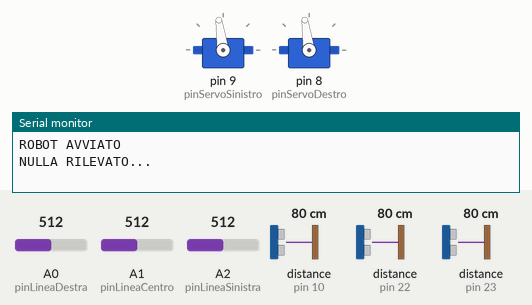
A sketch run on a simulated Arduino Mega 2560, built with avr-gcc and run on an emulated ATmega2560. On the bench: 2 × servo, the last lines printed to the serial monitor. Wiring (inferred from the names in the program): 3 × ultrasonic range finder: trigger pin 2, echo pin 10 / trigger pin 3, echo pin 22 / trigger pin 4, echo pin 23. The inputs (shaded band) are chosen by the test bench; at power-on: distance to the obstacle (sensors on pin 10, pin 22, pin 23) 80 cm, A0 (pinLineaDestra) = 512, A1 (pinLineaCentro) = 512, A2 (pinLineaSinistra) = 512. The echo pulse lasts 58.3 µs per cm.

Above: at 6.6 s.
6.7 s: distance to the obstacle (sensor on pin 10) set to 2 cm
At 7.3 s:
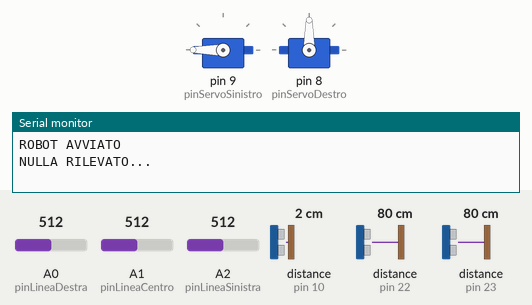
8.2 s: distance to the obstacle (sensor on pin 22) set to 2 cm
At 8.9 s:
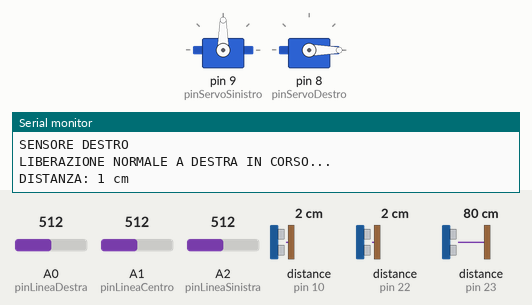
10.0 s: A0 (pinLineaDestra) set to 166
11.5 s: A0 (pinLineaDestra) set to 136
At 12.6 s:
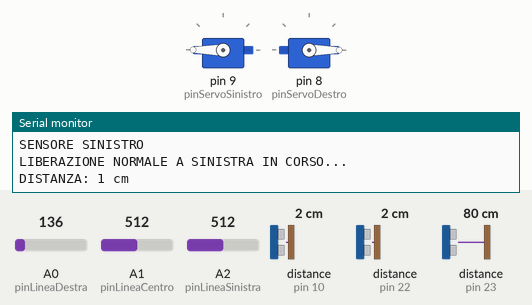
13.1 s: A0 (pinLineaDestra) set to 306
At 13.9 s:
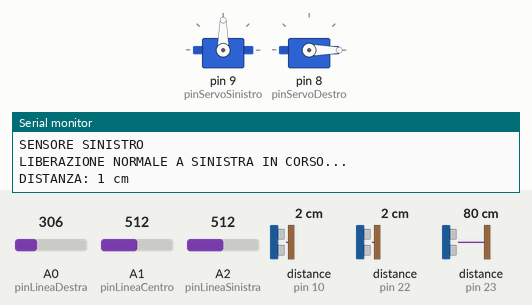
14.6 s: distance to the obstacle (sensor on pin 23) set to 299 cm
Timing chart, 0 to 17.6 s (numbered marks = the images above; inputs shaded):
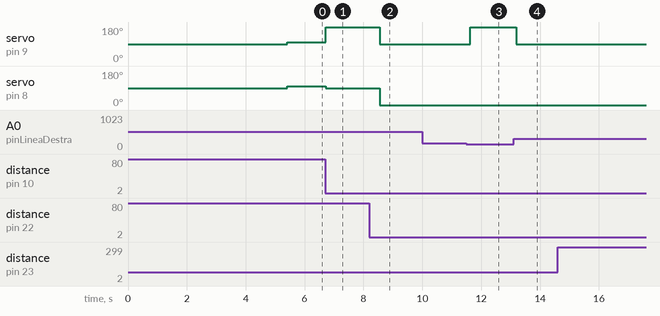

Measured:
- the behaviour switches between 150 and 149 on A0 (pinLineaDestra) (found by bisection; images 2 and 3)
- after the input at 6.7 s, servo on pin 9 (pinServoSinistro): 98° → 180° at once; servo on pin 8 (pinServoDestro): 98° → 90° at once
- after the input at 8.2 s, servo on pin 9 (pinServoSinistro): 180° → 90° after 0.35 s; servo on pin 8 (pinServoDestro): 90° → 0° after 0.35 s
- after the input at 11.5 s, servo on pin 9 (pinServoSinistro): 90° → 180° after 0.12 s
- after the input at 13.1 s, servo on pin 9 (pinServoSinistro): 180° → 90° after 0.09 s

The sketch:

sumo.ino
```cpp
#include <Servo.h>

/*
   Marco Luini
   30/01/2026
  Versione finale completa
*/

// ================= SERVOMOTORI =================
Servo servoSinistro;
Servo servoDestro;

const int pinServoSinistro = 9;
const int pinServoDestro   = 8;


// ================= SENSORI LINEA =================
const int pinLineaSinistra = A2;
const int pinLineaCentro   = A1;
const int pinLineaDestra   = A0;

const int SOGLIA_LINEA = 150; // fino a 150 è bianco sopra è nero


// ================= SENSORI ULTRASUONI =================
const int trigFronte = 4;
const int echoFronte = 23;

const int trigSinistra = 3;
const int echoSinistra = 22;

const int trigDestra = 2;
const int echoDestra = 10;

const int DISTANZA_NEMICO = 30; // distanza massima per considerare il nemico (cm)

const int DISTANZA_LIBERAZIONE_NORMALE = 8; // distanza per considerare il nemico (cm) in situazione di bloccaggio laterale sensore contro sensore

const int DISTANZA_MIN_FRONTALE_BLOCCO_GIRO = 1; // distanza min frontale per considerare il nemico (cm) in situazione di bloccaggio dove tutti e due girano nella stessa direzione
const int DISTANZA_MAX_FRONTALE_BLOCCO_GIRO = 1; // distanza max frontale per considerare il nemico (cm) in situazione di bloccaggio dove tutti e due girano nella stessa direzione
const int DISTANZA_MIN_LATERALE_BLOCCO_GIRO = 1; // distanza min laterale per considerare il nemico (cm) in situazione di bloccaggio dove tutti e due girano nella stessa direzione
const int DISTANZA_MAX_LATERALE_BLOCCO_GIRO = 1; // distanza max laterale per considerare il nemico (cm) in situazione di bloccaggio dove tutti e due girano nella stessa direzione
const int TIME_LIBERAZIONE_BLOCCO_GIRO = 3000; // tempo (timer) per far si che la liberazione da questa situazione si verifichi

const int DISTANZA_MIN_BLOCCO_FRONTE = 7; // distanza min laterale per considerare il nemico (cm) in situazione di bloccaggio dove tutti e due spingono frontalmente uno contro l'altro
const int DISTANZA_MAX_BLOCCO_FRONTE = 18; // distanza max laterale per considerare il nemico (cm) in situazione di bloccaggio dove tutti e due spingono frontalmente uno contro l'altro
const int TIME_LIBERAZIONE_BLOCCO_FRONTE = 3000; // tempo (timer) per far si che la liberazione da questa situazione si verifichi


// ================= LIBERAZIONE =================
bool bloccoFronte = false;
unsigned long inizioBloccoFronte = 0;

bool bloccoGiroSinistra = false;
unsigned long inizioBloccoGiroSinistra = 0;

bool bloccoGiroDestra = false;
unsigned long inizioBloccoGiroDestra = 0;


// ================= TEMPI DI DELAY =================
const int DELAY_START = 5400;
const int DELAY_AVANTI = 200;
const int DELAY_INDIETRO = 150;
const int DELAY_GIRO = 350;
const int DELAY_LIBERAZIONE_NORMALE = 600;
const int DELAY_LIBERAZIONE_FRONTE = 300;
const int DELAY_LIBERAZIONE_GIRO_INDIETRO = 200;
const int DELAY_LIBERAZIONE_GIRO_PERNO = 600;


// ================= FUNZIONI MOVIMENTO =================
void garaStartFermo() {
  delay(DELAY_START);
}

void fermaMotori() {
  servoSinistro.write(90);
  servoDestro.write(90);
}

void avanti() {
  servoSinistro.write(0);
  servoDestro.write(180);
  delay(DELAY_AVANTI);
}

void indietro() {
  servoSinistro.write(180);
  servoDestro.write(0);
  delay(DELAY_INDIETRO);
}

void giraSinistra() { // ruota a sinistra sul posto
  servoSinistro.write(15);
  servoDestro.write(15);
  delay(DELAY_GIRO);
}

void giraDestra() { // ruota a destra sul posto
  servoSinistro.write(105);
  servoDestro.write(105);
  delay(DELAY_GIRO);
}

void liberazioneNormaleSinistra() { // fuggita da una situazione bloccante normale (laterale sensore contro sensore), si attua in caso di bloccaggio a sinistra
  fermaMotori();
  servoSinistro.write(90);
  servoDestro.write(0);
  delay(DELAY_LIBERAZIONE_NORMALE);
}

void liberazioneNormaleDestra() { // fuggita da una situazione bloccante normale (laterale sensore contro sensore), si attua in caso di bloccaggio a destra
  fermaMotori();
  servoSinistro.write(180);
  servoDestro.write(90);
  delay(DELAY_LIBERAZIONE_NORMALE);
}

void liberazioneGiroSinistra() { // fuggita da una situazione bloccante dove girano entrambi nella stessa direzione, si attua in caso di bloccaggio a sinistra
  servoSinistro.write(180);
  servoDestro.write(0);
  delay(DELAY_LIBERAZIONE_GIRO_INDIETRO);
  servoSinistro.write(0);
  servoDestro.write(90);
  delay(DELAY_LIBERAZIONE_GIRO_PERNO);
}

void liberazioneGiroDestra() { // fuggita da una situazione bloccante dove girano entrambi nella stessa direzione, si attua in caso di bloccaggio a destra
  servoSinistro.write(180);
  servoDestro.write(0);
  delay(DELAY_LIBERAZIONE_GIRO_INDIETRO);
  servoSinistro.write(90);
  servoDestro.write(180);
  delay(DELAY_LIBERAZIONE_GIRO_PERNO);
}

void liberazioneFronte() { // fuggita da una situazione bloccante in fronte (testa contro testa che continuano a spingere)
  fermaMotori();
  servoSinistro.write(90);
  servoDestro.write(0);
  delay(DELAY_LIBERAZIONE_FRONTE);
}

void girocmpDestra() { // ricerca nemico con giri completi a destra
  servoSinistro.write(98);
  servoDestro.write(98);
}

void girocmpSinistra() { // ricerca nemico con giri completi a sinistra
  servoSinistro.write(82);
  servoDestro.write(82);
}


// ================= FUNZIONI ULTRASUONI =================
long distanzaUltrasuoni(int trig, int echo) {
  digitalWrite(trig, LOW);
  delayMicroseconds(2);
  digitalWrite(trig, HIGH);
  delayMicroseconds(10);
  digitalWrite(trig, LOW);

  long durata = pulseIn(echo, HIGH, 20000);
  if (durata == 0) return -1;

  return durata * 0.034 / 2;
}


// ================= FUNZIONE DI STAMPA =================
unsigned long ultimoMessaggio = 0;
const unsigned long INTERVALLO_STAMPA = 1000;

void stampaLento(const String &msg) {
  static String ultimoMsg = "";
  unsigned long ora = millis();

  ultimoMsg = msg;

  if (ora - ultimoMessaggio >= INTERVALLO_STAMPA) {
    Serial.print(ultimoMsg);
    ultimoMessaggio = ora;
  }
}


// ================= SETUP =================
void setup() {
  Serial.begin(9600);

  servoSinistro.attach(pinServoSinistro);
  servoDestro.attach(pinServoDestro);

  pinMode(trigFronte, OUTPUT);
  pinMode(trigSinistra, OUTPUT);
  pinMode(trigDestra, OUTPUT);
  pinMode(echoFronte, INPUT);
  pinMode(echoSinistra, INPUT);
  pinMode(echoDestra, INPUT);

  fermaMotori();
  garaStartFermo();

  stampaLento("ROBOT AVVIATO");
}


// ================= LOOP =================
void loop() {
  // ---------------- LETTURA LINEA ----------------
  int lineaSinistra = analogRead(pinLineaSinistra);
  int lineaCentro   = analogRead(pinLineaCentro);
  int lineaDestra   = analogRead(pinLineaDestra);
  bool bordoSinistra = lineaSinistra < SOGLIA_LINEA;
  bool bordoCentro   = lineaCentro   < SOGLIA_LINEA;
  bool bordoDestra   = lineaDestra   < SOGLIA_LINEA;

  // ---------------- LETTURA ULTRASUONI ----------------
  long distanzaFronte   = distanzaUltrasuoni(trigFronte, echoFronte);
  long distanzaSinistra = distanzaUltrasuoni(trigSinistra, echoSinistra);
  long distanzaDestra   = distanzaUltrasuoni(trigDestra, echoDestra);

  // stampaLento("\n\nDISTANZE\nF: " + String(distanzaFronte) + " cm\nSX: " + String(distanzaSinistra) + " cm\nDX: " + String(distanzaDestra) + " cm");

  // ---------------- PRIORITA' DEL BORDO ----------------
  if (bordoCentro || bordoSinistra || bordoDestra) {
    bloccoFronte = false;
    bloccoGiroSinistra = false;
    bloccoGiroDestra = false;
    fermaMotori();
    indietro();
    //delay(200);
    stampaLento("\n\nBORDO RILEVATO");
    return; // salta tutto il resto del loop
  }

  // ---------------- MOVIMENTO A ULTRASUONI ----------------
  // LIBERAZIONI NORMALI
  if (distanzaSinistra < DISTANZA_LIBERAZIONE_NORMALE && distanzaSinistra != -1) { // se rileva il robot vicinissimo a sinistra (situazione di bloccaggio normale)
    bloccoFronte = false;
    bloccoGiroSinistra = false;
    bloccoGiroDestra = false;
    liberazioneNormaleSinistra();
    stampaLento("\n\nSENSORE SINISTRO\nLIBERAZIONE NORMALE A SINISTRA IN CORSO...\nDISTANZA: " + String(distanzaSinistra) + " cm");
  }

  else if (distanzaDestra < DISTANZA_LIBERAZIONE_NORMALE && distanzaDestra != -1) { // se rileva il robot vicinissimo a destra (situazione di bloccaggio normale)
    bloccoFronte = false;
    bloccoGiroSinistra = false;
    bloccoGiroDestra = false;
    liberazioneNormaleDestra();
    stampaLento("\n\nSENSORE DESTRO\nLIBERAZIONE NORMALE A DESTRA IN CORSO...\nDISTANZA: " + String(distanzaDestra) + " cm");
  }

  /*
  // LIBERAZIONE GIRO SINISTRA
  else if (distanzaSinistra >= DISTANZA_MIN_LATERALE_BLOCCO_GIRO && distanzaSinistra =< DISTANZA_MAX_LATERALE_BLOCCO_GIRO && !bloccoGiroSinistra) { // se rileva che il nemico è a distanza per un possibile blocco ma ancora non c'è un blocco sicuro
    bloccoGiroSinistra = true;
    inizioBloccoGiroSinistra = millis();
    giraSinistra();
    stampaLento("\n\nSENSORE SINISTRO\nRILEVATO POSSIBILE BLOCCO GIRO SINISTRA, GIRO A SINISTRA IN CORSO...\nDISTANZA: " + String(distanzaSinistra) + " cm");
  }

  else if (millis() - inizioBloccoGiroSinistra >= TIME_LIBERAZIONE_BLOCCO_GIRO && bloccoGiroSinistra) { // se è stato rilevato un blocco
    liberazioneGiroSinistra();
    stampaLento("\n\nSENSORE SINISTRO\nLIBERAZIONE GIRO SINISTRA IN CORSO...\nDISTANZA: " + String(distanzaSinistra) + " cm\nTEMPO DI BLOCCO: " + String(millis()-inizioBloccoGiroSinistra) + " millisecondi");
  }

  else if (distanzaSinistra >= DISTANZA_MIN_LATERALE_BLOCCO_GIRO && distanzaSinistra =< DISTANZA_MAX_LATERALE_BLOCCO_GIRO && bloccoGiroSinistra) { // se è stato rilevato un possibile blocco ma ancora non è passato il tempo necessario per dire che è certo
    giraSinistra();
    stampaLento("\n\nSENSORE SINISTRO\nPOSSIBILE BLOCCO GIRO SINISTRA RILEVATO DI NUOVO, GIRO A SINISTRA IN CORSO...\nDISTANZA: " + String(distanzaSinistra) + " cm\nTEMPO DI BLOCCO: " + String(millis()-inizioBloccoGiroSinistra) + " millisecondi");
  }

  // LIBERAZIONE GIRO DESTRA
  else if (distanzaDestra >= DISTANZA_MIN_LATERALE_BLOCCO_GIRO && distanzaDestra =< DISTANZA_MAX_LATERALE_BLOCCO_GIRO && !bloccoGiroDestra) { // se rileva che il nemico è a distanza per un possibile blocco ma ancora non c'è un blocco sicuro
    bloccoGiroDestra = true;
    inizioBloccoGiroDestra = millis();
    giraDestra();
    stampaLento("\n\nSENSORE DESTRO\nRILEVATO POSSIBILE BLOCCO GIRO DESTRA, GIRO A DESTRA IN CORSO...\nDISTANZA: " + String(distanzaDestra) + " cm");
  }

  else if (millis() - inizioBloccoGiroSinistra >= TIME_LIBERAZIONE_BLOCCO_GIRO && bloccoGiroDestra) { // se è stato rilevato un blocco
    liberazioneGiroDestra();
    stampaLento("\n\nSENSORE DESTRO\nLIBERAZIONE GIRO DESTRA IN CORSO...\nDISTANZA: " + String(distanzaDestra) + " cm\nTEMPO DI BLOCCO: " + String(millis()-inizioBloccoGiroDestra) + " millisecondi");
  }

  else if (distanzaDestra >= DISTANZA_MIN_LATERALE_BLOCCO_GIRO && distanzaDestra =< DISTANZA_MAX_LATERALE_BLOCCO_GIRO && bloccoGiroDestra) { // se è stato rilevato un possibile blocco ma ancora non è passato il tempo necessario per dire che è certo
    giraDestra();
    stampaLento("\n\nSENSORE DESTRO\nPOSSIBILE BLOCCO GIRO DESTRA RILEVATO DI NUOVO, GIRO A DESTRA IN CORSO...\nDISTANZA: " + String(distanzaDestra) + " cm\nTEMPO DI BLOCCO: " + String(millis()-inizioBloccoGiroDestra) + " millisecondi");
  }
  */

  // LIBERAZIONE IN FRONTE
  else if (distanzaFronte >= DISTANZA_MIN_BLOCCO_FRONTE && distanzaFronte <= DISTANZA_MAX_BLOCCO_FRONTE && !bloccoFronte) { // se rileva che il nemico è a distanza per un possibile blocco ma ancora non c'è un blocco sicuro
    bloccoFronte = true;
    inizioBloccoFronte = millis();
    avanti();
    stampaLento("\n\nSENSORE FRONTALE\nRILEVATO POSSIBILE BLOCCO IN FRONTE, AVANZAMENTO IN CORSO...\nDISTANZA: " + String(distanzaFronte) + " cm");
  }

  else if (millis() - inizioBloccoFronte >= TIME_LIBERAZIONE_BLOCCO_FRONTE && bloccoFronte) { // se è stato rilevato un blocco
    liberazioneFronte();
    stampaLento("\n\nSENSORE FRONTALE\nLIBERAZIONE IN FRONTE IN CORSO...\nDISTANZA: " + String(distanzaFronte) + " cm\nTEMPO DI BLOCCO: " + String(millis()-inizioBloccoFronte) + " millisecondi");
    bloccoFronte = false;
  }

  else if (distanzaFronte >= DISTANZA_MIN_BLOCCO_FRONTE && distanzaFronte <= DISTANZA_MAX_BLOCCO_FRONTE && bloccoFronte) { // se è stato rilevato un possibile blocco ma ancora non è passato il tempo necessario per dire che è certo
    avanti();
    stampaLento("\n\nSENSORE FRONTALE\nPOSSIBILE BLOCCO IN FRONTE RILEVATO DI NUOVO, AVANZAMENTO IN CORSO...\nDISTANZA: " + String(distanzaFronte) + " cm\nTEMPO DI BLOCCO: " + String(millis()-inizioBloccoFronte) + " millisecondi");
  }

  // MOVIMENTI NORMALI
  else if (distanzaFronte < DISTANZA_NEMICO && distanzaFronte != -1) { // se rileva il robot davanti
    bloccoFronte = false;
    bloccoGiroSinistra = false;
    bloccoGiroDestra = false;
    avanti();
    stampaLento("\n\nSENSORE FRONTALE\nAVANZAMENTO IN CORSO...\nDISTANZA: " + String(distanzaFronte) + " cm");
  }

  else if (distanzaDestra < DISTANZA_NEMICO && distanzaDestra != -1) { // se rileva il robot a destra
    bloccoFronte = false;
    bloccoGiroSinistra = false;
    bloccoGiroDestra = false;
    giraDestra();
    stampaLento("\n\nSENSORE DESTRO\nGIRO A DESTRA IN CORSO...\nDISTANZA: " + String(distanzaDestra) + " cm");
  }

  else if (distanzaSinistra < DISTANZA_NEMICO && distanzaSinistra != -1) { // se rileva il robot a sinistra
    bloccoFronte = false;
    bloccoGiroSinistra = false;
    bloccoGiroDestra = false;
    giraSinistra();
    stampaLento("\n\nSENSORE SINISTRO\nGIRO A SINISTRA IN CORSO...\nDISTANZA: " + String(distanzaSinistra) + " cm");
  }

  // RICERCA
  else { // se non rileva nulla
    bloccoFronte = false;
    bloccoGiroSinistra = false;
    bloccoGiroDestra = false;
    girocmpDestra();
    stampaLento("\n\nNULLA RILEVATO...");
  }
}
```
